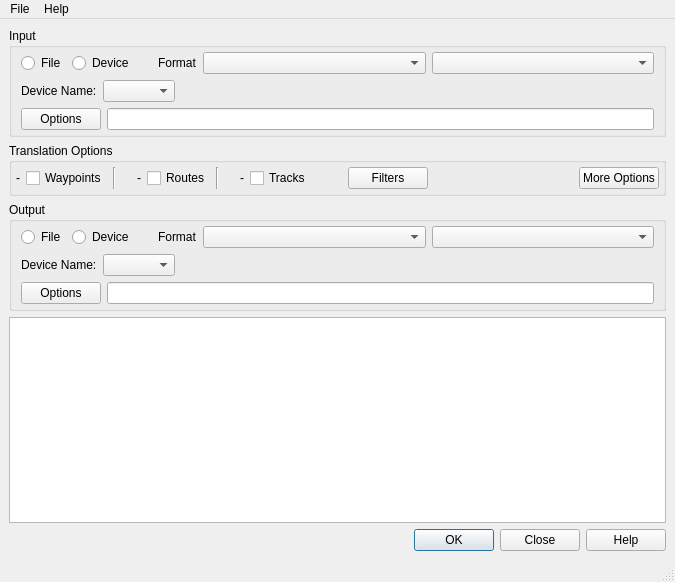
<?xml version="1.0" encoding="UTF-8"?>
<ui version="4.0">
 <class>MainWindow</class>
 <widget class="QMainWindow" name="MainWindow">
  <property name="geometry">
   <rect>
    <x>0</x>
    <y>0</y>
    <width>675</width>
    <height>582</height>
   </rect>
  </property>
  <property name="windowTitle">
   <string>GPSBabel</string>
  </property>
  <widget class="QWidget" name="centralwidget">
   <layout class="QVBoxLayout" name="verticalLayout_5">
    <item>
     <widget class="QGroupBox" name="groupBox">
      <property name="title">
       <string>Input </string>
      </property>
      <layout class="QVBoxLayout" name="verticalLayout">
       <property name="topMargin">
        <number>4</number>
       </property>
       <property name="bottomMargin">
        <number>4</number>
       </property>
       <item>
        <layout class="QHBoxLayout" name="horizontalLayout_5">
         <item>
          <widget class="QRadioButton" name="inputFileOptBtn">
           <property name="sizePolicy">
            <sizepolicy hsizetype="Fixed" vsizetype="Fixed">
             <horstretch>0</horstretch>
             <verstretch>0</verstretch>
            </sizepolicy>
           </property>
           <property name="toolTip">
            <string>If selected, input is from a file.</string>
           </property>
           <property name="text">
            <string>File</string>
           </property>
          </widget>
         </item>
         <item>
          <widget class="QRadioButton" name="inputDeviceOptBtn">
           <property name="sizePolicy">
            <sizepolicy hsizetype="Fixed" vsizetype="Fixed">
             <horstretch>0</horstretch>
             <verstretch>0</verstretch>
            </sizepolicy>
           </property>
           <property name="toolTip">
            <string>If selected, input is from a device or GPS unit</string>
           </property>
           <property name="text">
            <string>Device</string>
           </property>
          </widget>
         </item>
         <item>
          <spacer name="horizontalSpacer_2a">
           <property name="orientation">
            <enum>Qt::Horizontal</enum>
           </property>
           <property name="sizeType">
            <enum>QSizePolicy::Fixed</enum>
           </property>
           <property name="sizeHint" stdset="0">
            <size>
             <width>18</width>
             <height>20</height>
            </size>
           </property>
          </spacer>
         </item>
         <item>
          <widget class="QLabel" name="label">
           <property name="sizePolicy">
            <sizepolicy hsizetype="Fixed" vsizetype="Preferred">
             <horstretch>0</horstretch>
             <verstretch>0</verstretch>
            </sizepolicy>
           </property>
           <property name="text">
            <string>Format</string>
           </property>
          </widget>
         </item>
         <item>
          <widget class="QComboBox" name="inputFormatCombo">
           <property name="toolTip">
            <string>Input data format</string>
           </property>
          </widget>
         </item>
         <item>
          <widget class="QComboBox" name="inputCharSetCombo">
           <property name="toolTip">
            <string>Character encoding of input</string>
           </property>
          </widget>
         </item>
        </layout>
       </item>
       <item>
        <widget class="QStackedWidget" name="inputStackedWidget">
         <property name="lineWidth">
          <number>0</number>
         </property>
         <property name="currentIndex">
          <number>1</number>
         </property>
         <widget class="QWidget" name="inputFilePage">
          <layout class="QHBoxLayout" name="horizontalLayout_4">
           <property name="margin">
            <number>0</number>
           </property>
           <item>
            <layout class="QHBoxLayout" name="horizontalLayout_2">
             <item>
              <widget class="QPushButton" name="inputFileNameBrowseBtn">
               <property name="toolTip">
                <string>Browse for one or more input files. </string>
               </property>
               <property name="text">
                <string>File Name(s)</string>
               </property>
               <property name="icon">
                <iconset resource="app.qrc">
                 <normaloff>:/images/open.png</normaloff>:/images/open.png</iconset>
               </property>
              </widget>
             </item>
             <item>
              <widget class="QLineEdit" name="inputFileNameText">
               <property name="sizePolicy">
                <sizepolicy hsizetype="Expanding" vsizetype="Fixed">
                 <horstretch>10</horstretch>
                 <verstretch>0</verstretch>
                </sizepolicy>
               </property>
              </widget>
             </item>
            </layout>
           </item>
          </layout>
         </widget>
         <widget class="QWidget" name="inputDevicePage">
          <layout class="QVBoxLayout" name="verticalLayout_2">
           <property name="margin">
            <number>0</number>
           </property>
           <item>
            <layout class="QHBoxLayout" name="horizontalLayout_3">
             <item>
              <widget class="QLabel" name="label_2">
               <property name="text">
                <string>Device Name:</string>
               </property>
              </widget>
             </item>
             <item>
              <widget class="QComboBox" name="inputDeviceNameCombo">
               <property name="toolTip">
                <string>Name of port to which input device is connected</string>
               </property>
               <property name="sizeAdjustPolicy">
                <enum>QComboBox::AdjustToContents</enum>
               </property>
              </widget>
             </item>
             <item>
              <spacer name="horizontalSpacer_3a">
               <property name="orientation">
                <enum>Qt::Horizontal</enum>
               </property>
               <property name="sizeHint" stdset="0">
                <size>
                 <width>40</width>
                 <height>20</height>
                </size>
               </property>
              </spacer>
             </item>
            </layout>
           </item>
          </layout>
         </widget>
        </widget>
       </item>
       <item>
        <layout class="QHBoxLayout" name="horizontalLayout_6">
         <item>
          <widget class="QPushButton" name="inputOptionsBtn">
           <property name="toolTip">
            <string>Options for the selected input format. </string>
           </property>
           <property name="text">
            <string>Options</string>
           </property>
          </widget>
         </item>
         <item>
          <widget class="QLineEdit" name="inputOptionsText">
           <property name="enabled">
            <bool>true</bool>
           </property>
           <property name="sizePolicy">
            <sizepolicy hsizetype="Expanding" vsizetype="Expanding">
             <horstretch>0</horstretch>
             <verstretch>0</verstretch>
            </sizepolicy>
           </property>
          </widget>
         </item>
        </layout>
       </item>
      </layout>
     </widget>
    </item>
    <item>
     <widget class="QGroupBox" name="groupBox_2">
      <property name="title">
       <string>Translation Options</string>
      </property>
      <layout class="QHBoxLayout" name="horizontalLayout_7">
       <property name="margin">
        <number>4</number>
       </property>
       <item>
        <widget class="QLabel" name="wayPtLabel">
         <property name="text">
          <string>-</string>
         </property>
         <property name="scaledContents">
          <bool>false</bool>
         </property>
        </widget>
       </item>
       <item>
        <widget class="QCheckBox" name="xlateWayPtsCk">
         <property name="toolTip">
          <string>If selected, translate waypoints.</string>
         </property>
         <property name="text">
          <string>Waypoints</string>
         </property>
        </widget>
       </item>
       <item>
        <widget class="Line" name="line">
         <property name="orientation">
          <enum>Qt::Vertical</enum>
         </property>
        </widget>
       </item>
       <item>
        <spacer name="horizontalSpacer_6">
         <property name="orientation">
          <enum>Qt::Horizontal</enum>
         </property>
         <property name="sizeType">
          <enum>QSizePolicy::Fixed</enum>
         </property>
         <property name="sizeHint" stdset="0">
          <size>
           <width>15</width>
           <height>20</height>
          </size>
         </property>
        </spacer>
       </item>
       <item>
        <widget class="QLabel" name="routeLabel">
         <property name="text">
          <string>-</string>
         </property>
        </widget>
       </item>
       <item>
        <widget class="QCheckBox" name="xlateRoutesCk">
         <property name="toolTip">
          <string>If selected, translate routes.</string>
         </property>
         <property name="text">
          <string>Routes</string>
         </property>
        </widget>
       </item>
       <item>
        <widget class="Line" name="line_2">
         <property name="orientation">
          <enum>Qt::Vertical</enum>
         </property>
        </widget>
       </item>
       <item>
        <spacer name="horizontalSpacer_7">
         <property name="orientation">
          <enum>Qt::Horizontal</enum>
         </property>
         <property name="sizeType">
          <enum>QSizePolicy::Fixed</enum>
         </property>
         <property name="sizeHint" stdset="0">
          <size>
           <width>15</width>
           <height>20</height>
          </size>
         </property>
        </spacer>
       </item>
       <item>
        <widget class="QLabel" name="trackLabel">
         <property name="text">
          <string>-</string>
         </property>
        </widget>
       </item>
       <item>
        <widget class="QCheckBox" name="xlateTracksCk">
         <property name="toolTip">
          <string>If selected, translate tracks.</string>
         </property>
         <property name="text">
          <string>Tracks</string>
         </property>
        </widget>
       </item>
       <item>
        <spacer name="horizontalSpacer_4">
         <property name="orientation">
          <enum>Qt::Horizontal</enum>
         </property>
         <property name="sizeType">
          <enum>QSizePolicy::Fixed</enum>
         </property>
         <property name="sizeHint" stdset="0">
          <size>
           <width>18</width>
           <height>20</height>
          </size>
         </property>
        </spacer>
       </item>
       <item>
        <widget class="QLabel" name="filterStatus">
         <property name="text">
          <string/>
         </property>
         <property name="pixmap">
          <pixmap resource="app.qrc">:/images/ok20.png</pixmap>
         </property>
         <property name="scaledContents">
          <bool>false</bool>
         </property>
        </widget>
       </item>
       <item>
        <widget class="QPushButton" name="xlateFiltersBtn">
         <property name="toolTip">
          <string>Data Filters between input and output</string>
         </property>
         <property name="text">
          <string>Filters</string>
         </property>
        </widget>
       </item>
       <item>
        <spacer name="horizontalSpacer_8">
         <property name="orientation">
          <enum>Qt::Horizontal</enum>
         </property>
         <property name="sizeHint" stdset="0">
          <size>
           <width>40</width>
           <height>20</height>
          </size>
         </property>
        </spacer>
       </item>
       <item>
        <spacer name="horizontalSpacer_5">
         <property name="orientation">
          <enum>Qt::Horizontal</enum>
         </property>
         <property name="sizeHint" stdset="0">
          <size>
           <width>244</width>
           <height>20</height>
          </size>
         </property>
        </spacer>
       </item>
       <item>
        <widget class="QPushButton" name="moreOptionButton">
         <property name="toolTip">
          <string>More translation options. </string>
         </property>
         <property name="text">
          <string>More Options</string>
         </property>
        </widget>
       </item>
      </layout>
     </widget>
    </item>
    <item>
     <widget class="QGroupBox" name="groupBox_3">
      <property name="title">
       <string>Output</string>
      </property>
      <layout class="QVBoxLayout" name="verticalLayout_3">
       <property name="topMargin">
        <number>4</number>
       </property>
       <property name="bottomMargin">
        <number>4</number>
       </property>
       <item>
        <layout class="QHBoxLayout" name="horizontalLayout_8">
         <item>
          <widget class="QRadioButton" name="outputFileOptBtn">
           <property name="sizePolicy">
            <sizepolicy hsizetype="Fixed" vsizetype="Fixed">
             <horstretch>0</horstretch>
             <verstretch>0</verstretch>
            </sizepolicy>
           </property>
           <property name="toolTip">
            <string>If selected, output is to a file. </string>
           </property>
           <property name="text">
            <string>File</string>
           </property>
          </widget>
         </item>
         <item>
          <widget class="QRadioButton" name="outputDeviceOptBtn">
           <property name="sizePolicy">
            <sizepolicy hsizetype="Fixed" vsizetype="Fixed">
             <horstretch>0</horstretch>
             <verstretch>0</verstretch>
            </sizepolicy>
           </property>
           <property name="toolTip">
            <string>If selected, output is to a device or GPS unit</string>
           </property>
           <property name="text">
            <string>Device</string>
           </property>
          </widget>
         </item>
         <item>
          <spacer name="horizontalSpacer_2b">
           <property name="orientation">
            <enum>Qt::Horizontal</enum>
           </property>
           <property name="sizeType">
            <enum>QSizePolicy::Fixed</enum>
           </property>
           <property name="sizeHint" stdset="0">
            <size>
             <width>18</width>
             <height>20</height>
            </size>
           </property>
          </spacer>
         </item>
         <item>
          <widget class="QLabel" name="label_4">
           <property name="sizePolicy">
            <sizepolicy hsizetype="Fixed" vsizetype="Preferred">
             <horstretch>0</horstretch>
             <verstretch>0</verstretch>
            </sizepolicy>
           </property>
           <property name="text">
            <string>Format</string>
           </property>
          </widget>
         </item>
         <item>
          <widget class="QComboBox" name="outputFormatCombo">
           <property name="toolTip">
            <string>Output data format.</string>
           </property>
          </widget>
         </item>
         <item>
          <widget class="QComboBox" name="outputCharSetCombo">
           <property name="toolTip">
            <string>Character encoding of output</string>
           </property>
          </widget>
         </item>
        </layout>
       </item>
       <item>
        <widget class="QStackedWidget" name="outputStackedWidget">
         <property name="currentIndex">
          <number>1</number>
         </property>
         <widget class="QWidget" name="outputFilePage">
          <layout class="QHBoxLayout" name="horizontalLayout_9">
           <property name="margin">
            <number>0</number>
           </property>
           <item>
            <layout class="QHBoxLayout" name="horizontalLayout_10">
             <item>
              <widget class="QPushButton" name="outputFileNameBrowseBtn">
               <property name="toolTip">
                <string>Browse for an output file name. </string>
               </property>
               <property name="text">
                <string>File Name</string>
               </property>
               <property name="icon">
                <iconset resource="app.qrc">
                 <normaloff>:/images/save.png</normaloff>:/images/save.png</iconset>
               </property>
              </widget>
             </item>
             <item>
              <widget class="QLineEdit" name="outputFileNameText">
               <property name="sizePolicy">
                <sizepolicy hsizetype="Expanding" vsizetype="Fixed">
                 <horstretch>10</horstretch>
                 <verstretch>0</verstretch>
                </sizepolicy>
               </property>
              </widget>
             </item>
            </layout>
           </item>
          </layout>
         </widget>
         <widget class="QWidget" name="outputDevicePage">
          <layout class="QVBoxLayout" name="verticalLayout_4">
           <property name="margin">
            <number>0</number>
           </property>
           <item>
            <layout class="QHBoxLayout" name="horizontalLayout_11">
             <item>
              <widget class="QLabel" name="label_6">
               <property name="text">
                <string>Device Name:</string>
               </property>
              </widget>
             </item>
             <item>
              <widget class="QComboBox" name="outputDeviceNameCombo">
               <property name="toolTip">
                <string>Name of port to which output device is connected</string>
               </property>
               <property name="sizeAdjustPolicy">
                <enum>QComboBox::AdjustToContents</enum>
               </property>
              </widget>
             </item>
             <item>
              <spacer name="horizontalSpacer_3b">
               <property name="orientation">
                <enum>Qt::Horizontal</enum>
               </property>
               <property name="sizeHint" stdset="0">
                <size>
                 <width>40</width>
                 <height>20</height>
                </size>
               </property>
              </spacer>
             </item>
            </layout>
           </item>
          </layout>
         </widget>
        </widget>
       </item>
       <item>
        <layout class="QHBoxLayout" name="horizontalLayout_12">
         <item>
          <widget class="QPushButton" name="outputOptionsBtn">
           <property name="toolTip">
            <string>Options for the selected output format. </string>
           </property>
           <property name="text">
            <string>Options</string>
           </property>
          </widget>
         </item>
         <item>
          <widget class="QLineEdit" name="outputOptionsText"/>
         </item>
        </layout>
       </item>
      </layout>
     </widget>
    </item>
    <item>
     <widget class="QPlainTextEdit" name="outputWindow">
      <property name="sizePolicy">
       <sizepolicy hsizetype="Preferred" vsizetype="Preferred">
        <horstretch>10</horstretch>
        <verstretch>10</verstretch>
       </sizepolicy>
      </property>
      <property name="toolTip">
       <string>Output of GPSBabel translation process. </string>
      </property>
     </widget>
    </item>
    <item>
     <widget class="QDialogButtonBox" name="buttonBox">
      <property name="toolTip">
       <string/>
      </property>
      <property name="standardButtons">
       <set>QDialogButtonBox::Close|QDialogButtonBox::Help|QDialogButtonBox::Ok</set>
      </property>
     </widget>
    </item>
   </layout>
  </widget>
  <widget class="QMenuBar" name="menubar">
   <property name="geometry">
    <rect>
     <x>0</x>
     <y>0</y>
     <width>675</width>
     <height>22</height>
    </rect>
   </property>
   <widget class="QMenu" name="menuFile">
    <property name="title">
     <string>File</string>
    </property>
    <addaction name="actionPreferences"/>
    <addaction name="actionQuit"/>
   </widget>
   <widget class="QMenu" name="menuHelp">
    <property name="title">
     <string>Help</string>
    </property>
    <addaction name="actionHelp"/>
    <addaction name="separator"/>
    <addaction name="actionAbout"/>
    <addaction name="actionUpgradeCheck"/>
    <addaction name="separator"/>
    <addaction name="actionVisit_Website"/>
    <addaction name="actionMake_a_Donation"/>
   </widget>
   <addaction name="menuFile"/>
   <addaction name="menuHelp"/>
  </widget>
  <widget class="QStatusBar" name="statusbar"/>
  <action name="actionHelp">
   <property name="text">
    <string>GPSBabel Help</string>
   </property>
  </action>
  <action name="actionAbout">
   <property name="text">
    <string>About GPSBabel</string>
   </property>
  </action>
  <action name="actionQuit">
   <property name="text">
    <string>Quit</string>
   </property>
  </action>
  <action name="actionPreferences">
   <property name="text">
    <string>Preferences...</string>
   </property>
  </action>
  <action name="actionUpgradeCheck">
   <property name="text">
    <string>Check for Upgrade</string>
   </property>
  </action>
  <action name="actionVisit_Website">
   <property name="text">
    <string>Visit Website...</string>
   </property>
  </action>
  <action name="actionMake_a_Donation">
   <property name="text">
    <string>Make a Donation...</string>
   </property>
  </action>
 </widget>
 <resources>
  <include location="app.qrc"/>
 </resources>
 <connections/>
</ui>
